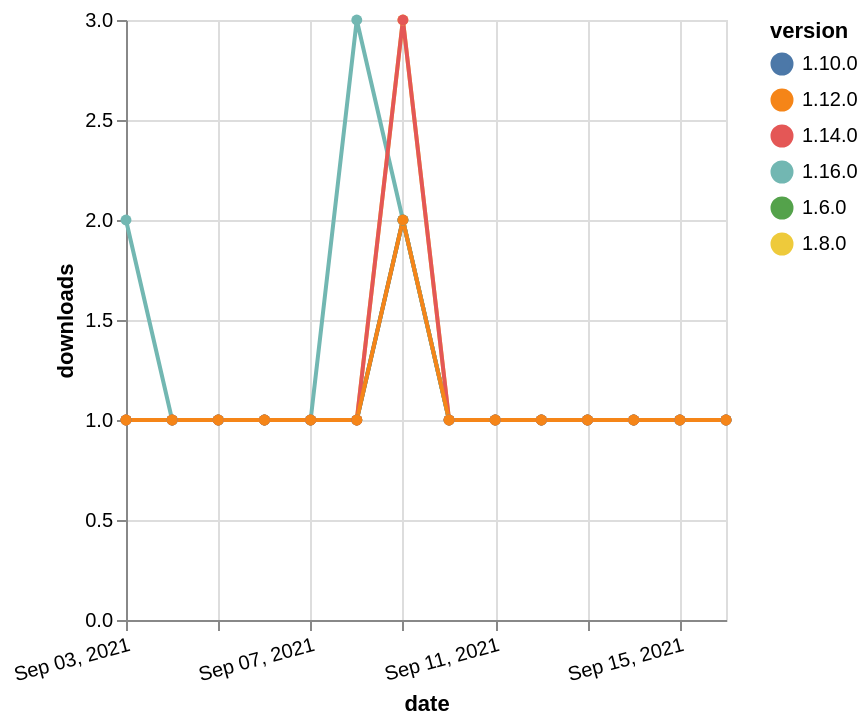

Vega-Lite specification stored for this chart:
### Vega-Lite specification from a JSON file in a GitHub repository (floating-point values rounded to 4 significant figures)
{"$schema": "https://vega.github.io/schema/vega-lite/v5.json", "description": "A simple bar chart with embedded data.", "data": {"values": [{"date": "2021-09-03", "total": 247, "delta": 1, "version": "1.6.0"}, {"date": "2021-09-04", "total": 248, "delta": 1, "version": "1.6.0"}, {"date": "2021-09-05", "total": 249, "delta": 1, "version": "1.6.0"}, {"date": "2021-09-06", "total": 250, "delta": 1, "version": "1.6.0"}, {"date": "2021-09-07", "total": 251, "delta": 1, "version": "1.6.0"}, {"date": "2021-09-08", "total": 252, "delta": 1, "version": "1.6.0"}, {"date": "2021-09-09", "total": 254, "delta": 2, "version": "1.6.0"}, {"date": "2021-09-10", "total": 255, "delta": 1, "version": "1.6.0"}, {"date": "2021-09-11", "total": 256, "delta": 1, "version": "1.6.0"}, {"date": "2021-09-12", "total": 257, "delta": 1, "version": "1.6.0"}, {"date": "2021-09-13", "total": 258, "delta": 1, "version": "1.6.0"}, {"date": "2021-09-14", "total": 259, "delta": 1, "version": "1.6.0"}, {"date": "2021-09-15", "total": 260, "delta": 1, "version": "1.6.0"}, {"date": "2021-09-16", "total": 261, "delta": 1, "version": "1.6.0"}, {"date": "2021-09-03", "total": 338, "delta": 1, "version": "1.8.0"}, {"date": "2021-09-04", "total": 339, "delta": 1, "version": "1.8.0"}, {"date": "2021-09-05", "total": 340, "delta": 1, "version": "1.8.0"}, {"date": "2021-09-06", "total": 341, "delta": 1, "version": "1.8.0"}, {"date": "2021-09-07", "total": 342, "delta": 1, "version": "1.8.0"}, {"date": "2021-09-08", "total": 343, "delta": 1, "version": "1.8.0"}, {"date": "2021-09-09", "total": 346, "delta": 3, "version": "1.8.0"}, {"date": "2021-09-10", "total": 347, "delta": 1, "version": "1.8.0"}, {"date": "2021-09-11", "total": 348, "delta": 1, "version": "1.8.0"}, {"date": "2021-09-12", "total": 349, "delta": 1, "version": "1.8.0"}, {"date": "2021-09-13", "total": 350, "delta": 1, "version": "1.8.0"}, {"date": "2021-09-14", "total": 351, "delta": 1, "version": "1.8.0"}, {"date": "2021-09-15", "total": 352, "delta": 1, "version": "1.8.0"}, {"date": "2021-09-16", "total": 353, "delta": 1, "version": "1.8.0"}, {"date": "2021-09-03", "total": 189, "delta": 1, "version": "1.10.0"}, {"date": "2021-09-04", "total": 190, "delta": 1, "version": "1.10.0"}, {"date": "2021-09-05", "total": 191, "delta": 1, "version": "1.10.0"}, {"date": "2021-09-06", "total": 192, "delta": 1, "version": "1.10.0"}, {"date": "2021-09-07", "total": 193, "delta": 1, "version": "1.10.0"}, {"date": "2021-09-08", "total": 194, "delta": 1, "version": "1.10.0"}, {"date": "2021-09-09", "total": 196, "delta": 2, "version": "1.10.0"}, {"date": "2021-09-10", "total": 197, "delta": 1, "version": "1.10.0"}, {"date": "2021-09-11", "total": 198, "delta": 1, "version": "1.10.0"}, {"date": "2021-09-12", "total": 199, "delta": 1, "version": "1.10.0"}, {"date": "2021-09-13", "total": 200, "delta": 1, "version": "1.10.0"}, {"date": "2021-09-14", "total": 201, "delta": 1, "version": "1.10.0"}, {"date": "2021-09-15", "total": 202, "delta": 1, "version": "1.10.0"}, {"date": "2021-09-16", "total": 203, "delta": 1, "version": "1.10.0"}, {"date": "2021-09-03", "total": 122, "delta": 2, "version": "1.16.0"}, {"date": "2021-09-04", "total": 123, "delta": 1, "version": "1.16.0"}, {"date": "2021-09-05", "total": 124, "delta": 1, "version": "1.16.0"}, {"date": "2021-09-06", "total": 125, "delta": 1, "version": "1.16.0"}, {"date": "2021-09-07", "total": 126, "delta": 1, "version": "1.16.0"}, {"date": "2021-09-08", "total": 129, "delta": 3, "version": "1.16.0"}, {"date": "2021-09-09", "total": 131, "delta": 2, "version": "1.16.0"}, {"date": "2021-09-10", "total": 132, "delta": 1, "version": "1.16.0"}, {"date": "2021-09-11", "total": 133, "delta": 1, "version": "1.16.0"}, {"date": "2021-09-12", "total": 134, "delta": 1, "version": "1.16.0"}, {"date": "2021-09-13", "total": 135, "delta": 1, "version": "1.16.0"}, {"date": "2021-09-14", "total": 136, "delta": 1, "version": "1.16.0"}, {"date": "2021-09-15", "total": 137, "delta": 1, "version": "1.16.0"}, {"date": "2021-09-16", "total": 138, "delta": 1, "version": "1.16.0"}, {"date": "2021-09-03", "total": 181, "delta": 1, "version": "1.14.0"}, {"date": "2021-09-04", "total": 182, "delta": 1, "version": "1.14.0"}, {"date": "2021-09-05", "total": 183, "delta": 1, "version": "1.14.0"}, {"date": "2021-09-06", "total": 184, "delta": 1, "version": "1.14.0"}, {"date": "2021-09-07", "total": 185, "delta": 1, "version": "1.14.0"}, {"date": "2021-09-08", "total": 186, "delta": 1, "version": "1.14.0"}, {"date": "2021-09-09", "total": 189, "delta": 3, "version": "1.14.0"}, {"date": "2021-09-10", "total": 190, "delta": 1, "version": "1.14.0"}, {"date": "2021-09-11", "total": 191, "delta": 1, "version": "1.14.0"}, {"date": "2021-09-12", "total": 192, "delta": 1, "version": "1.14.0"}, {"date": "2021-09-13", "total": 193, "delta": 1, "version": "1.14.0"}, {"date": "2021-09-14", "total": 194, "delta": 1, "version": "1.14.0"}, {"date": "2021-09-15", "total": 195, "delta": 1, "version": "1.14.0"}, {"date": "2021-09-16", "total": 196, "delta": 1, "version": "1.14.0"}, {"date": "2021-09-03", "total": 158, "delta": 1, "version": "1.12.0"}, {"date": "2021-09-04", "total": 159, "delta": 1, "version": "1.12.0"}, {"date": "2021-09-05", "total": 160, "delta": 1, "version": "1.12.0"}, {"date": "2021-09-06", "total": 161, "delta": 1, "version": "1.12.0"}, {"date": "2021-09-07", "total": 162, "delta": 1, "version": "1.12.0"}, {"date": "2021-09-08", "total": 163, "delta": 1, "version": "1.12.0"}, {"date": "2021-09-09", "total": 165, "delta": 2, "version": "1.12.0"}, {"date": "2021-09-10", "total": 166, "delta": 1, "version": "1.12.0"}, {"date": "2021-09-11", "total": 167, "delta": 1, "version": "1.12.0"}, {"date": "2021-09-12", "total": 168, "delta": 1, "version": "1.12.0"}, {"date": "2021-09-13", "total": 169, "delta": 1, "version": "1.12.0"}, {"date": "2021-09-14", "total": 170, "delta": 1, "version": "1.12.0"}, {"date": "2021-09-15", "total": 171, "delta": 1, "version": "1.12.0"}, {"date": "2021-09-16", "total": 172, "delta": 1, "version": "1.12.0"}]}, "width": "container", "mark": {"type": "line", "point": {"filled": true}}, "encoding": {"x": {"field": "date", "type": "temporal", "timeUnit": "yearmonthdate", "title": "date", "axis": {"labelAngle": -15}}, "y": {"field": "delta", "type": "quantitative", "title": "downloads"}, "color": {"field": "version", "type": "nominal"}, "tooltip": {"field": "delta"}}}
